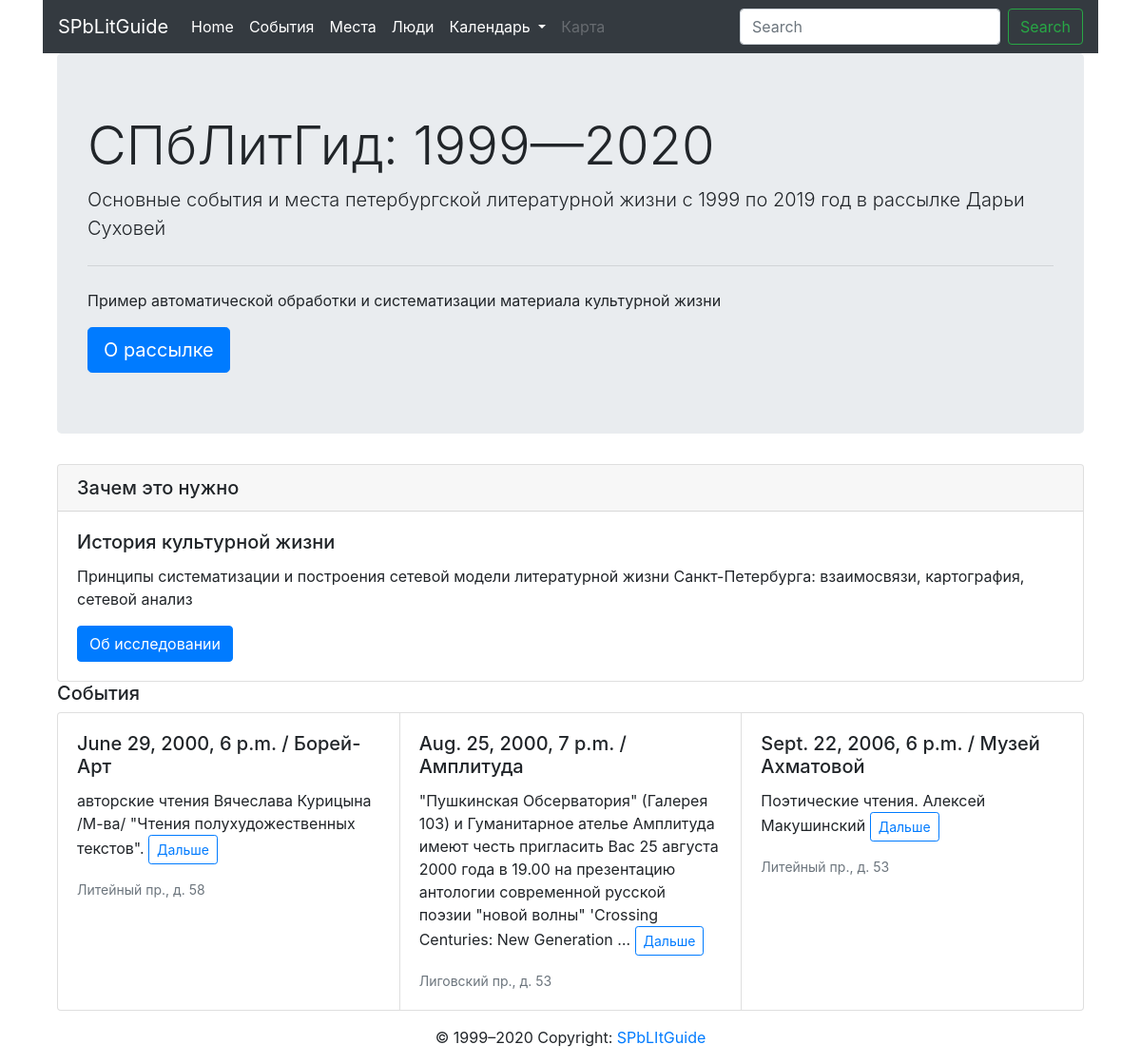
The page / on the database its author committed.
### core/models.py (models this page shows, shortened)
class Event(models.Model):
	description = models.TextField()
	date = models.DateTimeField(auto_now=False, auto_now_add=False)
	place = models.ForeignKey(
		Place, on_delete=models.CASCADE, blank=True, null=True)
	adress = models.ForeignKey(
		Adress, on_delete=models.CASCADE, blank=True, null=True)
	people = models.ManyToManyField(Person, blank=True)
	class Meta:
		app_label = 'core'
		verbose_name = 'Event'
		ordering = ['date']

class Place(models.Model):
	name = models.CharField(max_length=300)
	class Meta:
		app_label = 'core'
		verbose_name = 'Place'

class Adress(models.Model):
	name = models.CharField(max_length=300)
	coordinates = models.CharField(
		max_length=300, blank=True, null=True)
	class Meta:
		app_label = 'core'
		verbose_name = 'Adress'

### core/views.py (the view)
# urls.py: path('', views.index, name='index'),
def index(request):
	cards = Event.objects.all()[:3]
	return render(request, 'core/index.html', {'cards': cards})

### core/templates/core/index.html
{% extends 'base.html' %}
{% block content %}
{% include 'jumbotron_index.html' %}
{% include 'meta.html' %}
<div class='container'>
<h5>События</h5>
<div class="card-group">
	{% for card in cards %}
  <div class="card">
    <div class="card-body">
      <h5 class="card-title">{{ card.date }} / {{ card.place.name }} </h5>
      <p class="card-text">{{ card.description|truncatewords:30 }}
      <a href="{% url 'core:one_event' card.id %}" class="btn btn-outline-primary btn-sm">Дальше</a></p>
      <p class="card-text"><small class="text-muted">{{ card.adress.name }}</small></p>
    </div>
  </div>
{% endfor %}
</div>
</div>
{% endblock %}

### rows shown on the page
Event: date "June 29, 2000, 6 p.m.", place.name "Борей-Арт", description "авторские чтения Вячеслава Курицына /М-ва/ \"Чтения полухудожественных текстов\".", adress.name "Литейный пр., д. 58"
Event: date "Aug. 25, 2000, 7 p.m.", place.name "Амплитуда", description "\"Пушкинская Обсерватория\" (Галерея 103) и Гуманитарное ателье Амплитуда имеют честь пригласить Вас 25 августа 2000 года в 19.00 на презентацию антологии современной русской поэзии \"новой волны\" 'Crossing Centuries: New Generation …", adress.name "Лиговский пр., д. 53"
Event: date "Sept. 22, 2006, 6 p.m.", place.name "Музей Ахматовой", description "Поэтические чтения. Алексей Макушинский", adress.name "Литейный пр., д. 53"
